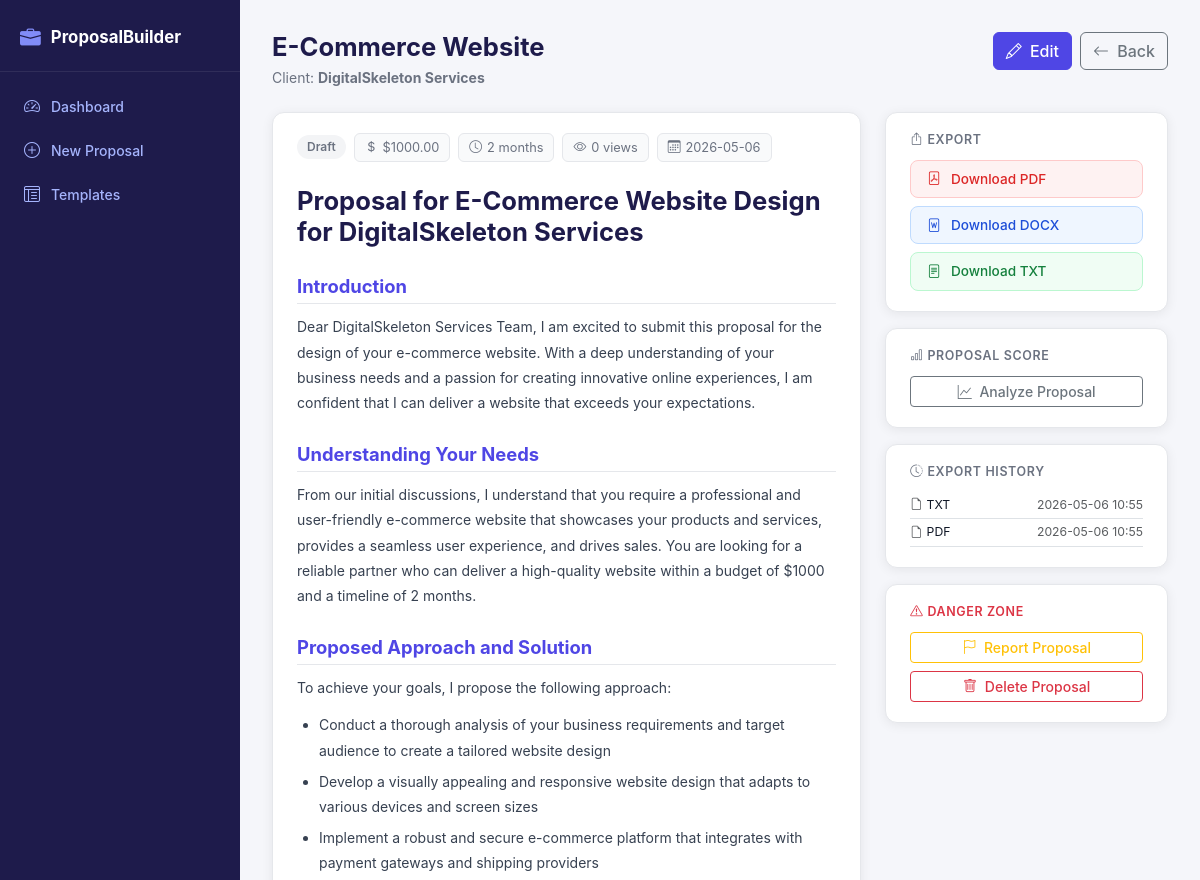
Page /proposals/3 (upper part) on the earlier database version.
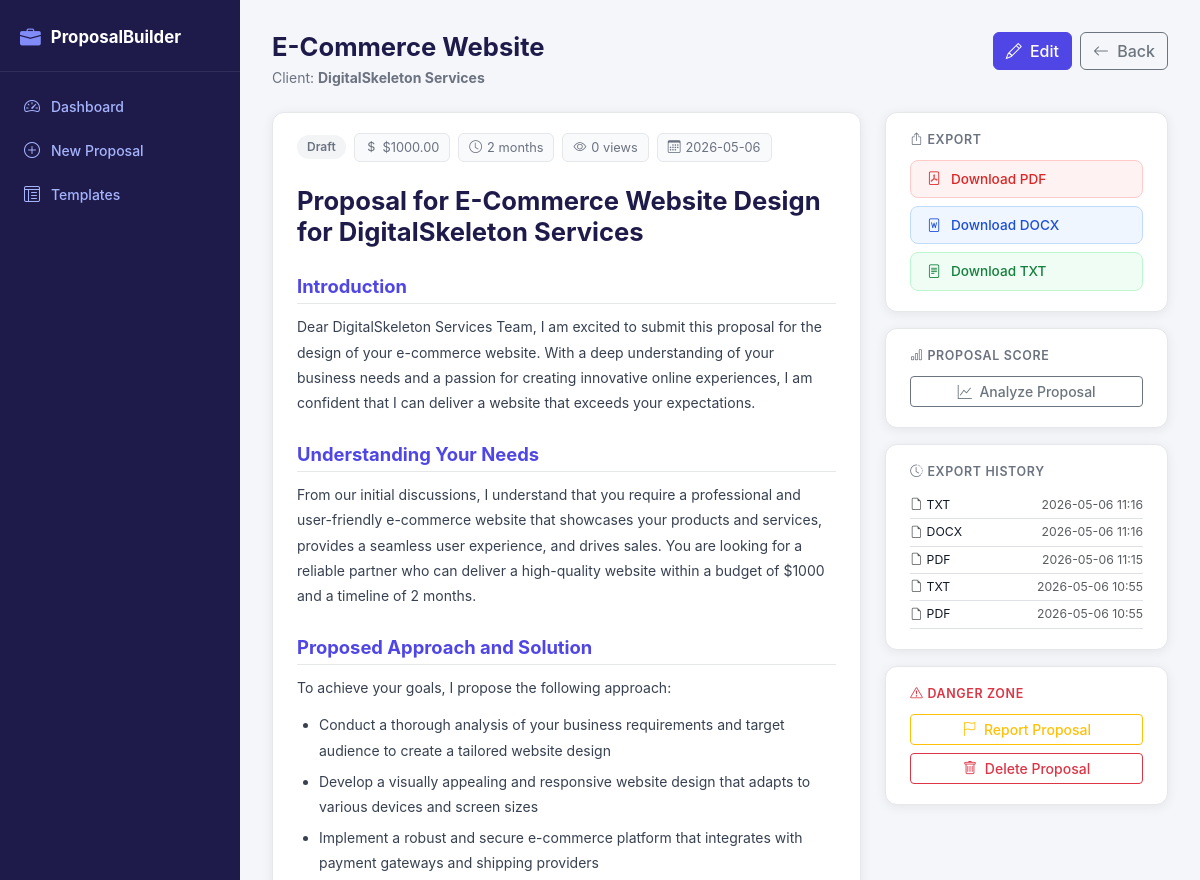
Same page on the later database version.
### tables this page shows
CREATE TABLE export_history (
            id INTEGER PRIMARY KEY AUTOINCREMENT,
            proposal_id INTEGER NOT NULL,
            format TEXT NOT NULL,
            exported_at DATETIME DEFAULT CURRENT_TIMESTAMP,
            FOREIGN KEY (proposal_id) REFERENCES proposals(id) ON DELETE CASCADE
        );

### routes/proposals.py (the view)
@proposals_bp.route('/proposals/<int:pid>')
def view_proposal(pid):
    proposal = models.get_proposal(pid)
    if not proposal:
        abort(404)
    export_history = models.get_export_history(pid)
    return render_template('proposal_view.html', proposal=proposal, export_history=export_history)

### models.py (called while the page is built)
def get_db():
    conn = sqlite3.connect(DB_PATH)
    conn.row_factory = sqlite3.Row
    conn.execute("PRAGMA foreign_keys = ON")
    return conn

def get_proposal(pid):
    conn = get_db()
    row = conn.execute('SELECT * FROM proposals WHERE id=?', (pid,)).fetchone()
    conn.close()
    return dict(row) if row else None

def get_export_history(proposal_id):
    conn = get_db()
    rows = conn.execute(
        'SELECT * FROM export_history WHERE proposal_id=? ORDER BY exported_at DESC', (proposal_id,)
    ).fetchall()
    conn.close()
    return [dict(r) for r in rows]

### templates/proposal_view.html (shortened to what this page needs)
{% extends 'base.html' %}
{% block content %}
<div class="page-header">
  <div>
    <h1 class="page-title">{{ proposal.project_title }}</h1>
    <p class="page-sub">Client: <strong>{{ proposal.client_name }}</strong></p>
  </div>
  <div class="d-flex gap-2 flex-wrap">
    <a href="/proposals/{{ proposal.id }}/edit" class="btn btn-primary">
      <i class="bi bi-pencil me-1"></i> Edit
    </a>
    <a href="/" class="btn btn-outline-secondary">
      <i class="bi bi-arrow-left me-1"></i> Back
    </a>
  </div>
</div>
<div class="row g-4">
  <div class="col-lg-8">
    <div class="card-panel">
      <div class="proposal-meta-bar mb-4">
        <span class="status-pill status-{{ proposal.status|lower }}">{{ proposal.status }}</span>
        {% if proposal.price %}
        <span class="meta-chip"><i class="bi bi-currency-dollar"></i> ${{ "%.2f"|format(proposal.price|float) }}</span>
        {% endif %}
        {% if proposal.timeline %}
        <span class="meta-chip"><i class="bi bi-clock"></i> {{ proposal.timeline }}</span>
        {% endif %}
        <span class="meta-chip"><i class="bi bi-eye"></i> {{ proposal.views }} views</span>
        <span class="meta-chip"><i class="bi bi-calendar3"></i> {{ proposal.created_at[:10] }}</span>
      </div>
      {% if proposal.content %}
      <div class="proposal-content-view">
        {{ proposal.content|safe }}
      </div>
      {% elif proposal.description %}
      <div class="proposal-content-view">
        <p>{{ proposal.description }}</p>
      </div>
      {% else %}
      <p class="text-muted fst-italic">No content yet. <a href="/proposals/{{ proposal.id }}/edit">Edit this proposal</a> to add content.</p>
      {% endif %}
    </div>
  </div>
  <div class="col-lg-4">
    <div class="card-panel mb-3">
      <h6 class="card-panel-title"><i class="bi bi-box-arrow-up me-1"></i>Export</h6>
      <div class="d-grid gap-2">
        <a href="/proposals/{{ proposal.id }}/export/pdf" class="btn btn-export-pdf">
          <i class="bi bi-file-pdf me-1"></i> Download PDF
        </a>
        <a href="/proposals/{{ proposal.id }}/export/docx" class="btn btn-export-docx">
          <i class="bi bi-file-word me-1"></i> Download DOCX
        </a>
        <a href="/proposals/{{ proposal.id }}/export/txt" class="btn btn-export-txt">
          <i class="bi bi-file-text me-1"></i> Download TXT
        </a>
      </div>
    </div>
    <div class="card-panel mb-3">
      <h6 class="card-panel-title"><i class="bi bi-bar-chart me-1"></i>Proposal Score</h6>
      <button class="btn btn-outline-secondary btn-sm w-100" id="scoreBtn" data-pid="{{ proposal.id }}">
        <i class="bi bi-graph-up me-1"></i> Analyze Proposal
      </button>
    </div>
    {% if export_history %}
    <div class="card-panel mb-3">
      <h6 class="card-panel-title"><i class="bi bi-clock-history me-1"></i>Export History</h6>
      <ul class="list-unstyled mb-0 small">
        {% for e in export_history[:5] %}
        <li class="d-flex justify-content-between py-1 border-bottom">
          <span><i class="bi bi-file-earmark me-1 text-muted"></i>{{ e.format|upper }}</span>
          <span class="text-muted">{{ e.exported_at[:16] }}</span>
        </li>
        {% endfor %}
      </ul>
    </div>
    {% endif %}
    <div class="card-panel">
      <h6 class="card-panel-title text-danger"><i class="bi bi-exclamation-triangle me-1"></i>Danger Zone</h6>
      <div class="d-grid gap-2">
        <button class="btn btn-outline-warning btn-sm" data-bs-toggle="collapse" data-bs-target="#reportForm">
          <i class="bi bi-flag me-1"></i> Report Proposal
        </button>
        <button type="button" class="btn btn-outline-danger btn-sm" id="deleteToggleBtn">
          <i class="bi bi-trash me-1"></i> Delete Proposal
        </button>
      </div>
    </div>
  </div>
</div>
{% endblock %}

Differences in the rows shown:
added export_history: format "TXT", exported_at "2026-05-06 11:16"
added export_history: format "DOCX", exported_at "2026-05-06 11:16"
added export_history: format "PDF", exported_at "2026-05-06 11:15"
